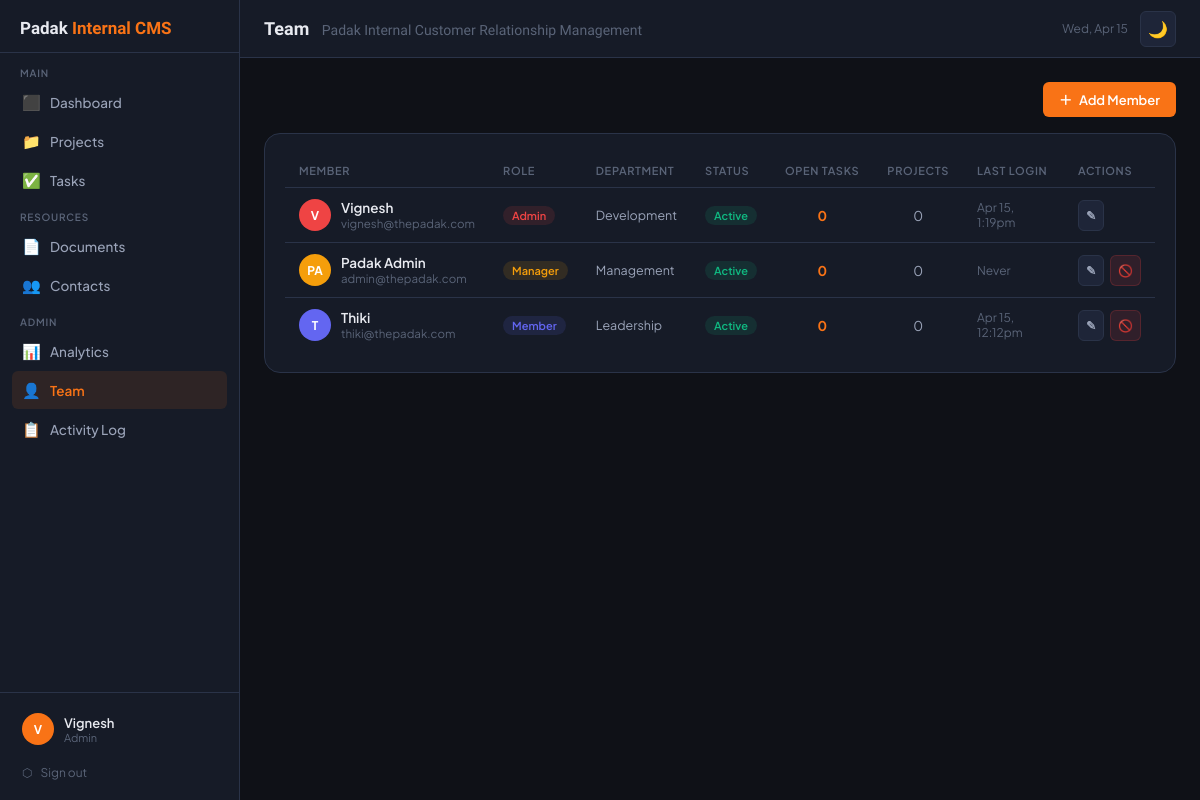
The app's page /users.php (signed in) with its own data.
### tables this page shows
CREATE TABLE `users` (
  `id` int(11) NOT NULL,
  `name` varchar(100) NOT NULL,
  `email` varchar(150) NOT NULL,
  `password` varchar(255) NOT NULL,
  `role` enum('admin','manager','member') DEFAULT 'member',
  `avatar` varchar(255) DEFAULT NULL,
  `phone` varchar(30) DEFAULT NULL,
  `department` varchar(100) DEFAULT NULL,
  `status` enum('active','inactive') DEFAULT 'active',
  `last_login` datetime DEFAULT NULL,
  `created_at` datetime DEFAULT current_timestamp()
);

### config.php (called while the page is built, shortened)
<?php
function currentUser(): array {
    return [
        'id'   => $_SESSION['crm_user_id'] ?? 0,
        'name' => $_SESSION['crm_name'] ?? '',
        'role' => $_SESSION['crm_role'] ?? '',
        'email'=> $_SESSION['crm_email'] ?? '',
        'avatar'=> $_SESSION['crm_avatar'] ?? null,
    ];
}
function isAdmin(): bool { return ($_SESSION['crm_role'] ?? '') === 'admin'; }
function isManager(): bool { return in_array($_SESSION['crm_role'] ?? '', ['admin','manager']); }
function h(string $s): string { return htmlspecialchars($s, ENT_QUOTES, 'UTF-8'); }
function fDate(?string $d, string $fmt = 'M j, Y'): string {
    return date($fmt, strtotime($d));
}

### users.php (the view, shortened to what this page needs)
<?php
require_once 'config.php';
require_once 'includes/layout.php';
$db = getCRMDB();
$user = currentUser();
$users = $db->query("
  SELECT u.*,
    (SELECT COUNT(*) FROM tasks WHERE assigned_to=u.id AND status!='done') AS open_tasks,
    (SELECT COUNT(*) FROM project_members WHERE user_id=u.id) AS proj_count
  FROM users u ORDER BY FIELD(u.role,'admin','manager','member'), u.name
")->fetch_all(MYSQLI_ASSOC);
renderLayout('Team', 'users');
?>
<div style="display:flex;justify-content:flex-end;margin-bottom:16px">
  <?php if (isAdmin()): ?>
  <button class="btn btn-primary" onclick="openModal('modal-user')">＋ <span>Add Member</span></button>
  <?php endif; ?>
</div>
<div class="card">
  <div class="table-wrap">
    <table>
      <thead><tr>
        <th>Member</th><th>Role</th><th>Department</th><th>Status</th><th>Open Tasks</th><th>Projects</th><th>Last Login</th><th>Actions</th>
      </tr></thead>
      <tbody>
        <?php foreach ($users as $u):
          $rc=['admin'=>'#ef4444','manager'=>'#f59e0b','member'=>'#6366f1'][$u['role']] ?? '#94a3b8';
          $sc = $u['status']==='active'?'#10b981':'#ef4444';
          $init = implode('',array_map(fn($w)=>strtoupper($w[0]),explode(' ',$u['name'])));
          $init = substr($init,0,2);
        ?>
        <tr>
          <td>
            <div style="display:flex;align-items:center;gap:10px">
              <div class="avatar" style="background:<?= $rc ?>">
                <?php if ($u['avatar']): ?>
                <img src="uploads/avatars/<?= h($u['avatar']) ?>" alt="">
                <?php else: echo h($init); endif; ?>
              </div>
              <div>
                <div style="font-weight:600;color:var(--text);font-size:13.5px"><?= h($u['name']) ?></div>
                <div style="font-size:11.5px;color:var(--text3)"><?= h($u['email']) ?></div>
              </div>
            </div>
          </td>
          <td><span class="badge" style="background:<?= $rc ?>20;color:<?= $rc ?>"><?= h($u['role']) ?></span></td>
          <td style="font-size:12.5px"><?= h($u['department'] ?? '—') ?></td>
          <td><span class="badge" style="background:<?= $sc ?>20;color:<?= $sc ?>"><?= h($u['status']) ?></span></td>
          <td style="text-align:center"><span style="font-weight:700;color:var(--orange)"><?= $u['open_tasks'] ?></span></td>
          <td style="text-align:center"><?= $u['proj_count'] ?></td>
          <td style="font-size:12px;color:var(--text3)"><?= $u['last_login'] ? fDate($u['last_login'],'M j, g:ia') : 'Never' ?></td>
          <td>
            <div style="display:flex;gap:6px">
              <button class="btn btn-ghost btn-sm btn-icon" onclick="openEditUser(<?= htmlspecialchars(json_encode($u)) ?>)" title="Edit">✎</button>
              <?php if (isAdmin() && $u['id'] != $user['id']): ?>
              <form method="POST" onsubmit="return confirm('Deactivate this user?')">
                <button type="submit" class="btn btn-danger btn-sm btn-icon" title="Deactivate">🚫</button>
              </form>
              <?php endif; ?>
            </div>
          </td>
        </tr>
        <?php endforeach; ?>
      </tbody>
    </table>
  </div>
</div>
<?php renderLayoutEnd(); ?>

### includes/layout.php (shortened to what this page needs)
<?php
function renderLayout(string $pageTitle, string $activePage): void {
    $user = currentUser();
    $initials = implode('', array_map(fn($w) => strtoupper($w[0]), explode(' ', $user['name'])));
    $initials = substr($initials, 0, 2);
?>
<!DOCTYPE html>
<html lang="en" data-theme="dark">
<head>
</head>
<body>
<nav id="sidebar">
  <div class="sidebar-logo">
    <div class="logo-text">Padak <span>Internal CMS</span></div>
  </div>
  <div class="nav-section">
    <div class="nav-label">Main</div>
    <a href="dashboard.php" class="nav-item <?= $activePage==='dashboard'?'active':'' ?>">
      <span class="icon">⬛</span> Dashboard
    </a>
    <a href="projects.php" class="nav-item <?= $activePage==='projects'?'active':'' ?>">
      <span class="icon">📁</span> Projects
    </a>
    <a href="tasks.php" class="nav-item <?= $activePage==='tasks'?'active':'' ?>">
      <span class="icon">✅</span> Tasks
    </a>
    <div class="nav-label" style="margin-top:12px">Resources</div>
    <a href="documents.php" class="nav-item <?= $activePage==='documents'?'active':'' ?>">
      <span class="icon">📄</span> Documents
    </a>
    <a href="contacts.php" class="nav-item <?= $activePage==='contacts'?'active':'' ?>">
      <span class="icon">👥</span> Contacts
    </a>
    <?php if (isManager()): ?>
    <div class="nav-label" style="margin-top:12px">Admin</div>
    <a href="analytics.php" class="nav-item <?= $activePage==='analytics'?'active':'' ?>">
      <span class="icon">📊</span> Analytics
    </a>
    <a href="users.php" class="nav-item <?= $activePage==='users'?'active':'' ?>">
      <span class="icon">👤</span> Team
    </a>
    <?php if (isAdmin()): ?>
    <a href="activity.php" class="nav-item <?= $activePage==='activity'?'active':'' ?>">
      <span class="icon">📋</span> Activity Log
    </a>
    <?php endif; ?>
    <?php endif; ?>
  </div>
  <div class="sidebar-footer">
    <a href="profile.php" class="user-card">
      <div class="avatar">
        <?php if ($user['avatar']): ?>
          <img src="uploads/avatars/<?= h($user['avatar']) ?>" alt="">
        <?php else: echo h($initials); endif; ?>
      </div>
      <div class="user-info">
        <div class="user-name"><?= h($user['name']) ?></div>
        <div class="user-role"><?= h($user['role']) ?></div>
      </div>
    </a>
    <a href="logout.php" style="display:flex;align-items:center;gap:8px;padding:8px 10px;color:var(--text3);font-size:12px;margin-top:4px;border-radius:var(--radius-sm);transition:background .15s" onmouseover="this.style.background='var(--bg3)'" onmouseout="this.style.background=''">
      <span>⬡</span> Sign out
    </a>
  </div>
</nav>
<div id="main">
  <header id="header">
    <div class="header-title"><?= h($pageTitle) ?> <span><?= SITE_NAME ?></span></div>
    <span style="font-size:12px;color:var(--text3)"><?= date('D, M j') ?></span>
    <button id="theme-toggle" onclick="toggleTheme()" title="Toggle dark/light mode" aria-label="Toggle theme">
      <span class="icon-dark">🌙</span>
    </button>
  </header>
  <main id="content">
<?php
}
function renderLayoutEnd(): void {
?>
  </main>
</div>
</body>
</html>
<?php
}

### records on screen
users: name "V", name "Vignesh", role "Admin", email "vignesh@thepadak.com", department "Development", status "Active", open_tasks "0", proj_count "0", last_login "Apr 15, 1:19pm"
users: name "PA", name "Padak Admin", email "admin@thepadak.com", role "Manager", department "Management", status "Active", open_tasks "0", proj_count "0", shows "Never"
users: name "T", name "Thiki", email "thiki@thepadak.com", role "Member", department "Leadership", status "Active", open_tasks "0", proj_count "0", last_login "Apr 15, 12:12pm"

### other values on screen
$pageTitle "Team"
SITE_NAME "Padak Internal Customer Relationship Management"
